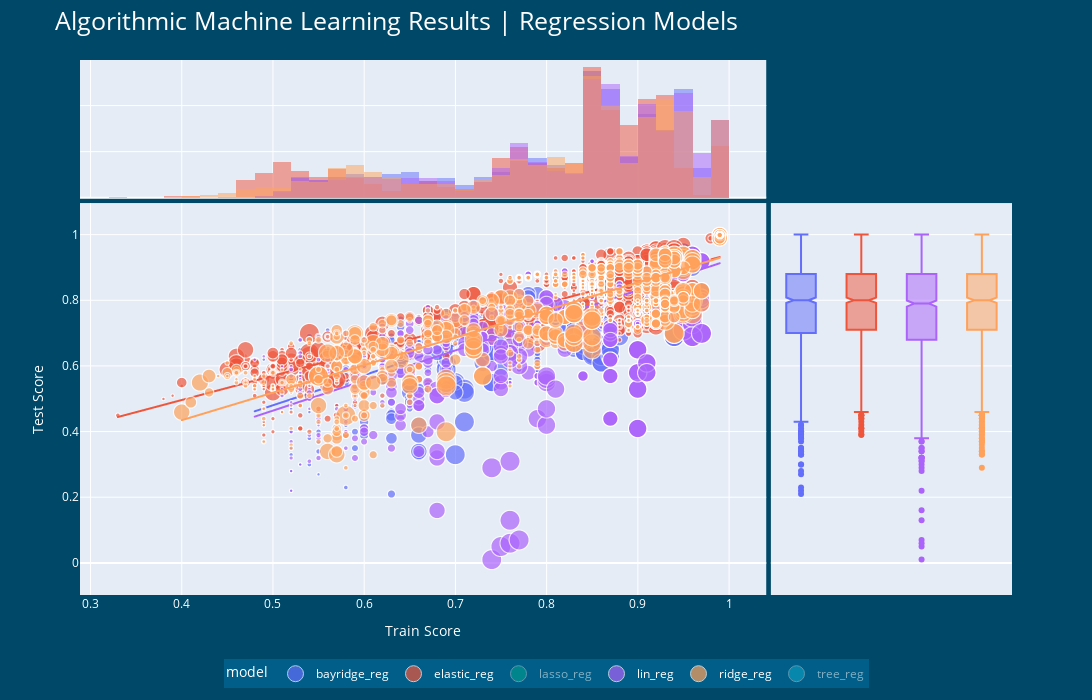

Notebook code cell kept with this figure:
### Code cell
fig = px.scatter(res_reg_analysis_grp, x = "train_score", y = "test_score", marginal_x = "histogram", marginal_y = "box", 
           color = "model", size = "n_features", trendline = "ols", height = 700, width = 1400)

fig.update_layout(title = "Algorithmic Machine Learning Results | Regression Models", title_font = dict(size = 25, color = "white"),
                  paper_bgcolor = '#004868',
                  xaxis = dict(title = "Train Score", titlefont = dict(color = "white"), tickfont = dict(color = "white")),
                  yaxis = dict(title = "Test Score", titlefont = dict(color = "white"), tickfont = dict(color = "white")),                  
                  legend = dict(orientation = "h", x=0.5, y=-0.12, xanchor = "auto", itemsizing = "trace", 
                                bgcolor = "#005E88", itemdoubleclick = "toggleothers",
                                font = dict(color = "white")),
                 )

# py.plot(fig, filename = "RegML_algo_results", auto_open = False)
fig.show()
# fig.show("png")

### Figure 1 — Plotly figure (JSON) as saved in the notebook; plotly's stock layout.template omitted (floating-point values rounded to 4 significant figures; data arrays with more than 128 entries replaced by an {"elided": "..."} marker saying what was removed)
{"data": [{"hovertemplate": "model=bayridge_reg<br>train_score=%{x}<br>test_score=%{y}<br>n_features=%{marker.size}<extra></extra>", "legendgroup": "bayridge_reg", "marker": {"color": "#636efa", "size": {"elided": "1120 int values"}, "sizemode": "area", "sizeref": 0.585, "symbol": "circle"}, "mode": "markers", "name": "bayridge_reg", "showlegend": true, "type": "scattergl", "visible": true, "x": {"elided": "1120 float values"}, "xaxis": "x", "y": {"elided": "1120 float values"}, "yaxis": "y"}, {"alignmentgroup": "True", "bingroup": "x", "hovertemplate": "model=bayridge_reg<br>train_score=%{x}<br>count=%{y}<extra></extra>", "legendgroup": "bayridge_reg", "marker": {"color": "#636efa"}, "name": "bayridge_reg", "offsetgroup": "bayridge_reg", "opacity": 0.5, "showlegend": false, "type": "histogram", "visible": true, "x": {"elided": "1120 float values"}, "xaxis": "x3", "yaxis": "y3"}, {"alignmentgroup": "True", "hovertemplate": "model=bayridge_reg<br>test_score=%{y}<extra></extra>", "legendgroup": "bayridge_reg", "marker": {"color": "#636efa", "symbol": "circle"}, "name": "bayridge_reg", "notched": true, "offsetgroup": "bayridge_reg", "showlegend": false, "type": "box", "visible": true, "xaxis": "x2", "y": {"elided": "1120 float values"}, "yaxis": "y2"}, {"hovertemplate": "<b>OLS trendline</b><br>test_score = 0.920096 * train_score + 0.0206517<br>R<sup>2</sup>=0.655861<br><br>model=bayridge_reg<br>train_score=%{x}<br>test_score=%{y} <b>(trend)</b><extra></extra>", "legendgroup": "bayridge_reg", "marker": {"color": "#636efa", "symbol": "circle"}, "mode": "lines", "name": "bayridge_reg", "showlegend": false, "type": "scattergl", "visible": true, "x": {"elided": "1120 float values"}, "xaxis": "x", "y": {"elided": "1120 float values"}, "yaxis": "y"}, {"hovertemplate": "model=elastic_reg<br>train_score=%{x}<br>test_score=%{y}<br>n_features=%{marker.size}<extra></extra>", "legendgroup": "elastic_reg", "marker": {"color": "#EF553B", "size": {"elided": "1120 int values"}, "sizemode": "area", "sizeref": 0.585, "symbol": "circle"}, "mode": "markers", "name": "elastic_reg", "showlegend": true, "type": "scattergl", "visible": true, "x": {"elided": "1120 float values"}, "xaxis": "x", "y": {"elided": "1120 float values"}, "yaxis": "y"}, {"alignmentgroup": "True", "bingroup": "x", "hovertemplate": "model=elastic_reg<br>train_score=%{x}<br>count=%{y}<extra></extra>", "legendgroup": "elastic_reg", "marker": {"color": "#EF553B"}, "name": "elastic_reg", "offsetgroup": "elastic_reg", "opacity": 0.5, "showlegend": false, "type": "histogram", "visible": true, "x": {"elided": "1120 float values"}, "xaxis": "x3", "yaxis": "y3"}, {"alignmentgroup": "True", "hovertemplate": "model=elastic_reg<br>test_score=%{y}<extra></extra>", "legendgroup": "elastic_reg", "marker": {"color": "#EF553B", "symbol": "circle"}, "name": "elastic_reg", "notched": true, "offsetgroup": "elastic_reg", "showlegend": false, "type": "box", "visible": true, "xaxis": "x2", "y": {"elided": "1120 float values"}, "yaxis": "y2"}, {"hovertemplate": "<b>OLS trendline</b><br>test_score = 0.738988 * train_score + 0.201198<br>R<sup>2</sup>=0.729480<br><br>model=elastic_reg<br>train_score=%{x}<br>test_score=%{y} <b>(trend)</b><extra></extra>", "legendgroup": "elastic_reg", "marker": {"color": "#EF553B", "symbol": "circle"}, "mode": "lines", "name": "elastic_reg", "showlegend": false, "type": "scattergl", "visible": true, "x": {"elided": "1120 float values"}, "xaxis": "x", "y": {"elided": "1120 float values"}, "yaxis": "y"}, {"hovertemplate": "model=lasso_reg<br>train_score=%{x}<br>test_score=%{y}<br>n_features=%{marker.size}<extra></extra>", "legendgroup": "lasso_reg", "marker": {"color": "#00cc96", "size": {"elided": "1120 int values"}, "sizemode": "area", "sizeref": 0.585, "symbol": "circle"}, "mode": "markers", "name": "lasso_reg", "showlegend": true, "type": "scattergl", "visible": "legendonly", "x": {"elided": "1120 float values"}, "xaxis": "x", "y": {"elided": "1120 float values"}, "yaxis": "y"}, {"alignmentgroup": "True", "bingroup": "x", "hovertemplate": "model=lasso_reg<br>train_score=%{x}<br>count=%{y}<extra></extra>", "legendgroup": "lasso_reg", "marker": {"color": "#00cc96"}, "name": "lasso_reg", "offsetgroup": "lasso_reg", "opacity": 0.5, "showlegend": false, "type": "histogram", "visible": "legendonly", "x": {"elided": "1120 float values"}, "xaxis": "x3", "yaxis": "y3"}, {"alignmentgroup": "True", "hovertemplate": "model=lasso_reg<br>test_score=%{y}<extra></extra>", "legendgroup": "lasso_reg", "marker": {"color": "#00cc96", "symbol": "circle"}, "name": "lasso_reg", "notched": true, "offsetgroup": "lasso_reg", "showlegend": false, "type": "box", "visible": "legendonly", "xaxis": "x2", "y": {"elided": "1120 float values"}, "yaxis": "y2"}, {"hovertemplate": "<b>OLS trendline</b><br>test_score = 0.978468 * train_score + 0.00486396<br>R<sup>2</sup>=0.969940<br><br>model=lasso_reg<br>train_score=%{x}<br>test_score=%{y} <b>(trend)</b><extra></extra>", "legendgroup": "lasso_reg", "marker": {"color": "#00cc96", "symbol": "circle"}, "mode": "lines", "name": "lasso_reg", "showlegend": false, "type": "scattergl", "visible": "legendonly", "x": {"elided": "1120 float values"}, "xaxis": "x", "y": {"elided": "1120 float values"}, "yaxis": "y"}, {"hovertemplate": "model=lin_reg<br>train_score=%{x}<br>test_score=%{y}<br>n_features=%{marker.size}<extra></extra>", "legendgroup": "lin_reg", "marker": {"color": "#ab63fa", "size": {"elided": "1120 int values"}, "sizemode": "area", "sizeref": 0.585, "symbol": "circle"}, "mode": "markers", "name": "lin_reg", "showlegend": true, "type": "scattergl", "visible": true, "x": {"elided": "1120 float values"}, "xaxis": "x", "y": {"elided": "1120 float values"}, "yaxis": "y"}, {"alignmentgroup": "True", "bingroup": "x", "hovertemplate": "model=lin_reg<br>train_score=%{x}<br>count=%{y}<extra></extra>", "legendgroup": "lin_reg", "marker": {"color": "#ab63fa"}, "name": "lin_reg", "offsetgroup": "lin_reg", "opacity": 0.5, "showlegend": false, "type": "histogram", "visible": true, "x": {"elided": "1120 float values"}, "xaxis": "x3", "yaxis": "y3"}, {"alignmentgroup": "True", "hovertemplate": "model=lin_reg<br>test_score=%{y}<extra></extra>", "legendgroup": "lin_reg", "marker": {"color": "#ab63fa", "symbol": "circle"}, "name": "lin_reg", "notched": true, "offsetgroup": "lin_reg", "showlegend": false, "type": "box", "visible": true, "xaxis": "x2", "y": {"elided": "1120 float values"}, "yaxis": "y2"}, {"hovertemplate": "<b>OLS trendline</b><br>test_score = 0.917539 * train_score + 0.00563366<br>R<sup>2</sup>=0.526459<br><br>model=lin_reg<br>train_score=%{x}<br>test_score=%{y} <b>(trend)</b><extra></extra>", "legendgroup": "lin_reg", "marker": {"color": "#ab63fa", "symbol": "circle"}, "mode": "lines", "name": "lin_reg", "showlegend": false, "type": "scattergl", "visible": true, "x": {"elided": "1120 float values"}, "xaxis": "x", "y": {"elided": "1120 float values"}, "yaxis": "y"}, {"hovertemplate": "model=ridge_reg<br>train_score=%{x}<br>test_score=%{y}<br>n_features=%{marker.size}<extra></extra>", "legendgroup": "ridge_reg", "marker": {"color": "#FFA15A", "size": {"elided": "1120 int values"}, "sizemode": "area", "sizeref": 0.585, "symbol": "circle"}, "mode": "markers", "name": "ridge_reg", "showlegend": true, "type": "scattergl", "visible": true, "x": {"elided": "1120 float values"}, "xaxis": "x", "y": {"elided": "1120 float values"}, "yaxis": "y"}, {"alignmentgroup": "True", "bingroup": "x", "hovertemplate": "model=ridge_reg<br>train_score=%{x}<br>count=%{y}<extra></extra>", "legendgroup": "ridge_reg", "marker": {"color": "#FFA15A"}, "name": "ridge_reg", "offsetgroup": "ridge_reg", "opacity": 0.5, "showlegend": false, "type": "histogram", "visible": true, "x": {"elided": "1120 float values"}, "xaxis": "x3", "yaxis": "y3"}, {"alignmentgroup": "True", "hovertemplate": "model=ridge_reg<br>test_score=%{y}<extra></extra>", "legendgroup": "ridge_reg", "marker": {"color": "#FFA15A", "symbol": "circle"}, "name": "ridge_reg", "notched": true, "offsetgroup": "ridge_reg", "showlegend": false, "type": "box", "visible": true, "xaxis": "x2", "y": {"elided": "1120 float values"}, "yaxis": "y2"}, {"hovertemplate": "<b>OLS trendline</b><br>test_score = 0.839185 * train_score + 0.0996166<br>R<sup>2</sup>=0.701714<br><br>model=ridge_reg<br>train_score=%{x}<br>test_score=%{y} <b>(trend)</b><extra></extra>", "legendgroup": "ridge_reg", "marker": {"color": "#FFA15A", "symbol": "circle"}, "mode": "lines", "name": "ridge_reg", "showlegend": false, "type": "scattergl", "visible": true, "x": {"elided": "1120 float values"}, "xaxis": "x", "y": {"elided": "1120 float values"}, "yaxis": "y"}, {"hovertemplate": "model=tree_reg<br>train_score=%{x}<br>test_score=%{y}<br>n_features=%{marker.size}<extra></extra>", "legendgroup": "tree_reg", "marker": {"color": "#19d3f3", "size": {"elided": "1120 int values"}, "sizemode": "area", "sizeref": 0.585, "symbol": "circle"}, "mode": "markers", "name": "tree_reg", "showlegend": true, "type": "scattergl", "visible": "legendonly", "x": {"elided": "1120 float values"}, "xaxis": "x", "y": {"elided": "1120 float values"}, "yaxis": "y"}, {"alignmentgroup": "True", "bingroup": "x", "hovertemplate": "model=tree_reg<br>train_score=%{x}<br>count=%{y}<extra></extra>", "legendgroup": "tree_reg", "marker": {"color": "#19d3f3"}, "name": "tree_reg", "offsetgroup": "tree_reg", "opacity": 0.5, "showlegend": false, "type": "histogram", "visible": "legendonly", "x": {"elided": "1120 float values"}, "xaxis": "x3", "yaxis": "y3"}, {"alignmentgroup": "True", "hovertemplate": "model=tree_reg<br>test_score=%{y}<extra></extra>", "legendgroup": "tree_reg", "marker": {"color": "#19d3f3", "symbol": "circle"}, "name": "tree_reg", "notched": true, "offsetgroup": "tree_reg", "showlegend": false, "type": "box", "visible": "legendonly", "xaxis": "x2", "y": {"elided": "1120 float values"}, "yaxis": "y2"}, {"hovertemplate": "<b>OLS trendline</b><br>test_score = 0.77626 * train_score + 0.0395173<br>R<sup>2</sup>=0.586931<br><br>model=tree_reg<br>train_score=%{x}<br>test_score=%{y} <b>(trend)</b><extra></extra>", "legendgroup": "tree_reg", "marker": {"color": "#19d3f3", "symbol": "circle"}, "mode": "lines", "name": "tree_reg", "showlegend": false, "type": "scattergl", "visible": "legendonly", "x": {"elided": "1120 float values"}, "xaxis": "x", "y": {"elided": "1120 float values"}, "yaxis": "y"}], "layout": {"barmode": "overlay", "height": 700, "legend": {"bgcolor": "#005E88", "font": {"color": "white"}, "itemdoubleclick": "toggleothers", "itemsizing": "trace", "orientation": "h", "title": {"text": "model"}, "tracegroupgap": 0, "x": 0.5, "xanchor": "auto", "y": -0.12}, "margin": {"t": 60}, "paper_bgcolor": "#004868", "title": {"font": {"color": "white", "size": 25}, "text": "Algorithmic Machine Learning Results | Regression Models"}, "width": 1400, "xaxis": {"anchor": "y", "autorange": true, "domain": [0, 0.7363], "range": [0.2897, 1.037], "tickfont": {"color": "white"}, "title": {"font": {"color": "white"}, "text": "Train Score"}, "type": "linear"}, "xaxis2": {"anchor": "y2", "autorange": true, "domain": [0.7413, 1], "matches": "x2", "range": [-0.5, 3.5], "showgrid": false, "showline": false, "showticklabels": false, "ticks": "", "type": "category"}, "xaxis3": {"anchor": "y3", "autorange": true, "domain": [0, 0.7363], "matches": "x", "range": [0.2897, 1.037], "showgrid": true, "showticklabels": false, "type": "linear"}, "xaxis4": {"anchor": "y4", "domain": [0.7413, 1], "matches": "x2", "showgrid": false, "showline": false, "showticklabels": false, "ticks": ""}, "yaxis": {"anchor": "x", "autorange": true, "domain": [0, 0.7326], "range": [-0.09787, 1.096], "tickfont": {"color": "white"}, "title": {"font": {"color": "white"}, "text": "Test Score"}, "type": "linear"}, "yaxis2": {"anchor": "x2", "autorange": true, "domain": [0, 0.7326], "matches": "y", "range": [-0.09787, 1.096], "showgrid": true, "showticklabels": false, "type": "linear"}, "yaxis3": {"anchor": "x3", "autorange": true, "domain": [0.7426, 1], "matches": "y3", "range": [0, 149.5], "showgrid": true, "showline": false, "showticklabels": false, "ticks": ""}, "yaxis4": {"anchor": "x4", "domain": [0.7426, 1], "matches": "y3", "showgrid": true, "showline": false, "showticklabels": false, "ticks": ""}}}
